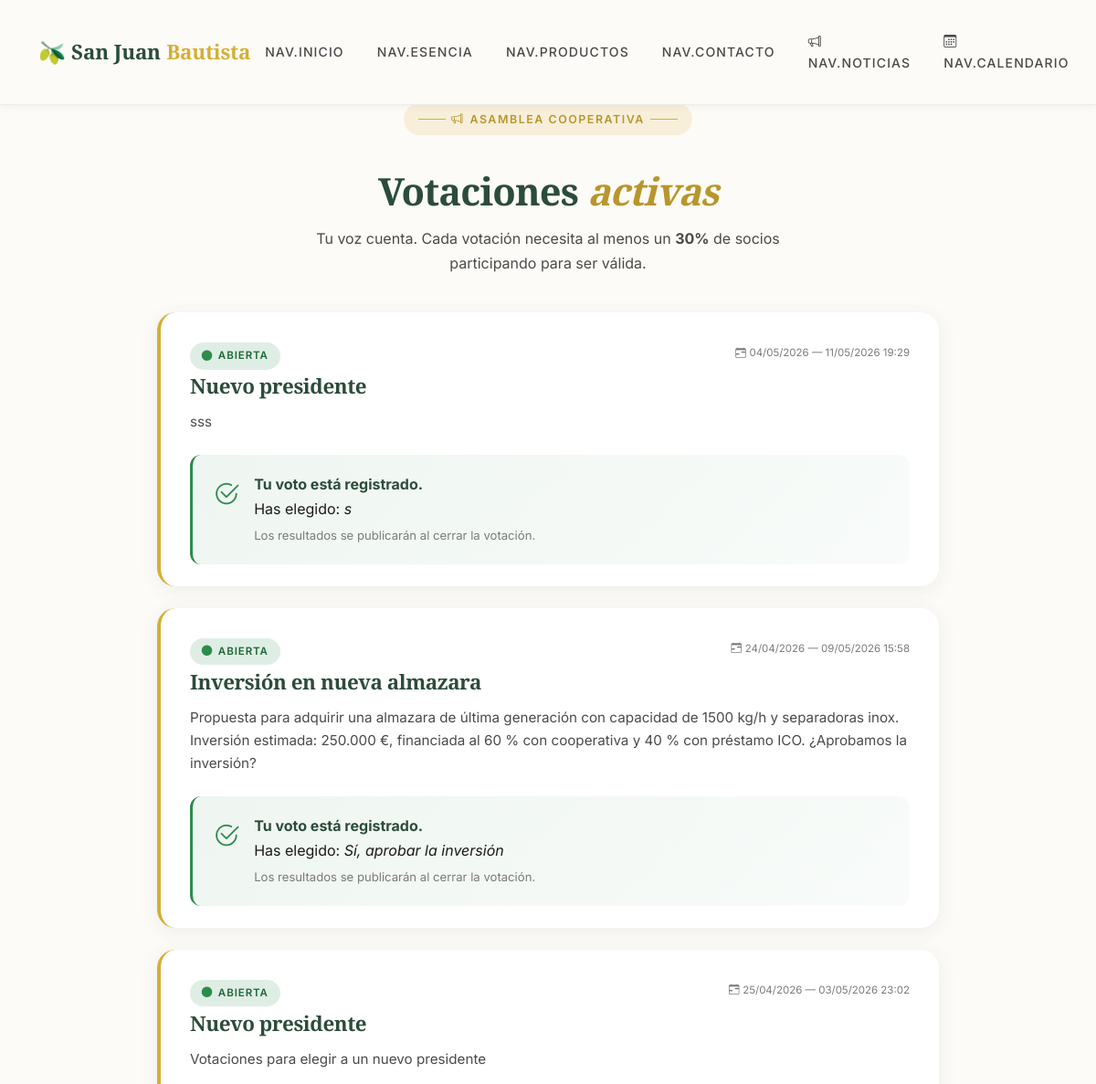
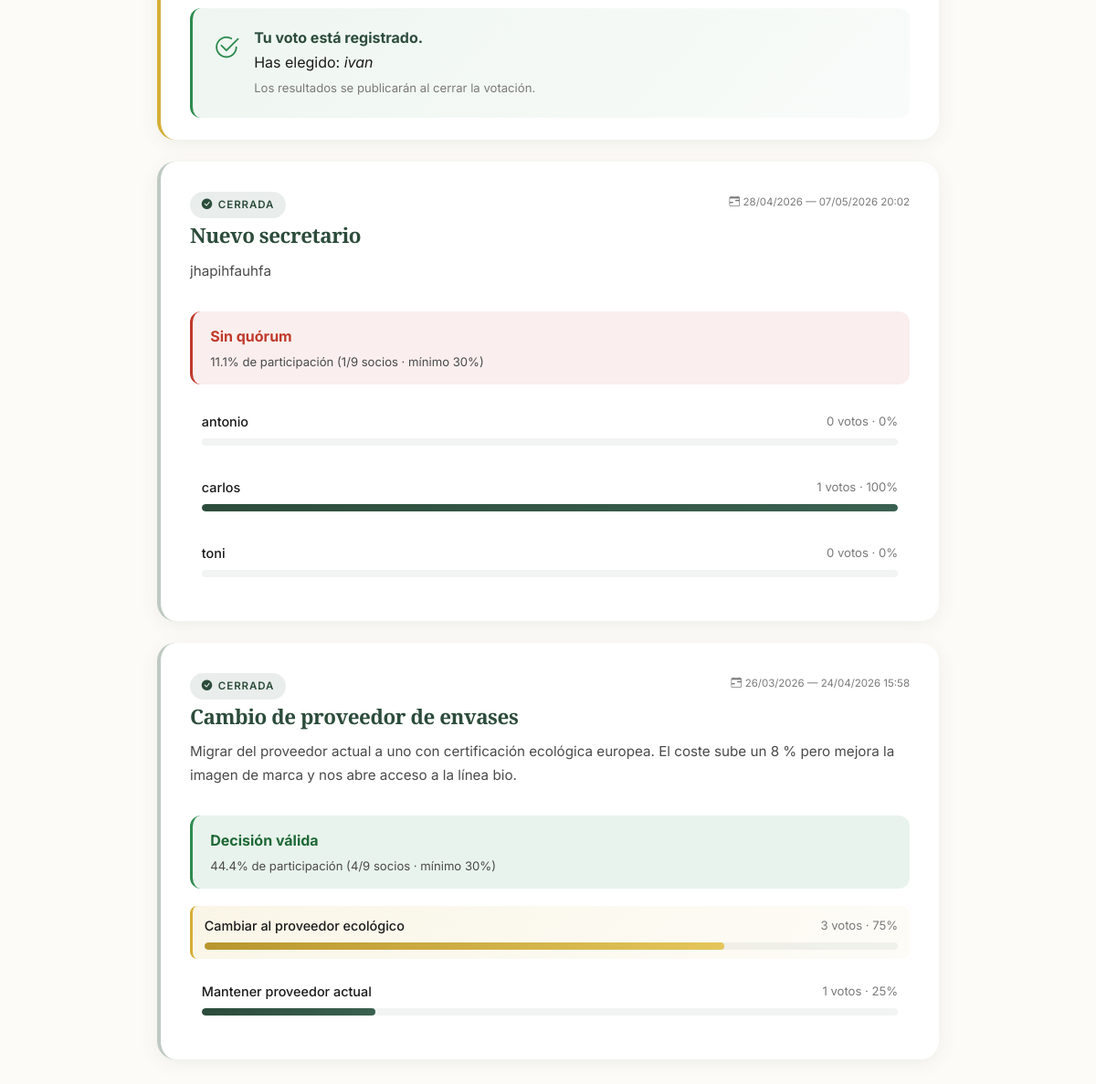
Page /votaciones.php (signed in) on the committed database (2 pictures, top to bottom).
### tables this page shows
CREATE TABLE `votaciones` (
  `id` int(10) unsigned NOT NULL AUTO_INCREMENT,
  `titulo` varchar(150) NOT NULL,
  `descripcion` text DEFAULT NULL,
  `fecha_inicio` datetime NOT NULL,
  `fecha_fin` datetime NOT NULL,
  `estado` enum('borrador','abierta','cerrada') NOT NULL DEFAULT 'borrador' COMMENT 'borrador=admin la prepara · abierta=socios pueden votar · cerrada=resultados visibles',
  `quorum_minimo` tinyint(3) unsigned NOT NULL DEFAULT 30 COMMENT 'Porcentaje de socios necesario para que la decisión sea válida',
  `id_admin_creador` int(10) unsigned NOT NULL,
  `created_at` timestamp NOT NULL DEFAULT current_timestamp(),
  PRIMARY KEY (`id`),
  KEY `fk_votacion_admin` (`id_admin_creador`),
  KEY `idx_votacion_estado` (`estado`),
  KEY `idx_votacion_fechas` (`fecha_inicio`,`fecha_fin`),
  CONSTRAINT `fk_votacion_admin` FOREIGN KEY (`id_admin_creador`) REFERENCES `usuarios` (`id`),
  CONSTRAINT `chk_votacion_fechas` CHECK (`fecha_fin` > `fecha_inicio`)
);

CREATE TABLE `votacion_opciones` (
  `id` int(10) unsigned NOT NULL AUTO_INCREMENT,
  `id_votacion` int(10) unsigned NOT NULL,
  `texto` varchar(120) NOT NULL,
  `orden` tinyint(3) unsigned NOT NULL DEFAULT 0,
  PRIMARY KEY (`id`),
  KEY `idx_opciones_votacion` (`id_votacion`,`orden`),
  CONSTRAINT `fk_opcion_votacion` FOREIGN KEY (`id_votacion`) REFERENCES `votaciones` (`id`) ON DELETE CASCADE
);

### votaciones.php (the view, shortened to what this page needs)
<?php
try {
    $pdo = getConexion();
    $totalSocios = (int) $pdo->query('
        SELECT COUNT(*) FROM usuarios WHERE rol = "socio" AND activo = 1
    ')->fetchColumn();
    $stmtV = $pdo->query('
        SELECT id, titulo, descripcion, fecha_inicio, fecha_fin, estado, quorum_minimo
        FROM votaciones
        WHERE estado IN ("abierta", "cerrada")
        ORDER BY estado ASC, fecha_fin DESC
    ');
    $votaciones = $stmtV->fetchAll();
    $stmtOps     = $pdo->prepare('SELECT id, texto FROM votacion_opciones WHERE id_votacion = :id ORDER BY orden');
    $stmtRes     = $pdo->prepare('
        SELECT vo.id, vo.texto, COUNT(v.id_opcion) AS num_votos
        FROM votacion_opciones vo
        LEFT JOIN votos v ON v.id_opcion = vo.id
        WHERE vo.id_votacion = :id
        GROUP BY vo.id, vo.texto, vo.orden
        ORDER BY vo.orden
    ');
    foreach ($votaciones as &$v) {
        $stmtOps->execute([':id' => $v['id']]);
        $v['opciones'] = $stmtOps->fetchAll();
        if ($v['estado'] === 'cerrada') {
            $stmtRes->execute([':id' => $v['id']]);
            $v['resultados'] = $stmtRes->fetchAll();
        }
    }
} catch (PDOException $e) {
    error_log('Error en votaciones.php: ' . $e->getMessage());
    $votaciones  = [];
    $totalSocios = 0;
    $errorCarga  = 'No se pudieron cargar las votaciones.';
}
require_once 'includes/header.php';
?>
<?php require_once 'includes/navbar.php'; ?>
<main class="container votaciones-main" id="contenido-principal">
    <header class="votaciones-header">
        <span class="hero-label"><i class="bi bi-megaphone"></i> Asamblea cooperativa</span>
        <h1>Votaciones <em>activas</em></h1>
        <p>Tu voz cuenta. Cada votación necesita al menos un <strong><?= $votaciones[0]['quorum_minimo'] ?? 30 ?>%</strong> de socios participando para ser válida.</p>
    </header>
    <?php if (empty($votaciones)): ?>
        <div class="votacion-vacia">
            <i class="bi bi-inbox"></i>
            <p>No hay votaciones por ahora. El administrador te avisará cuando se convoque la próxima asamblea.</p>
        </div>
    <?php else: ?>
        <?php foreach ($votaciones as $v): ?>
            <?php
                $abierta   = $v['estado'] === 'abierta';
                $yaVotó    = $v['mi_opcion'] !== null;
                $finFmt    = date('d/m/Y H:i', strtotime($v['fecha_fin']));
                $inicioFmt = date('d/m/Y', strtotime($v['fecha_inicio']));
            ?>
            <article class="votacion-card <?= $abierta ? 'votacion-abierta' : 'votacion-cerrada' ?>">
                <header class="votacion-card-header">
                    <div>
                        <span class="votacion-estado-badge <?= $v['estado'] ?>">
                            <i class="bi bi-<?= $abierta ? 'circle-fill' : 'check-circle-fill' ?>"></i>
                            <?= $abierta ? 'Abierta' : 'Cerrada' ?>
                        </span>
                        <h2><?= htmlspecialchars($v['titulo']) ?></h2>
                    </div>
                    <div class="votacion-fechas">
                        <small><i class="bi bi-calendar-range"></i></small>
                        <small><?= $inicioFmt ?> — <?= $finFmt ?></small>
                    </div>
                </header>
                <p class="votacion-desc"><?= nl2br(htmlspecialchars($v['descripcion'])) ?></p>
                <?php if ($abierta && $yaVotó): ?>
                    <?php
                        $textoMiOpcion = '';
                        foreach ($v['opciones'] as $op) {
                            if ((int) $op['id'] === (int) $v['mi_opcion']) {
                                $textoMiOpcion = $op['texto'];
                                break;
                            }
                        }
                    ?>
                    <div class="votacion-confirmacion">
                        <i class="bi bi-check2-circle"></i>
                        <div>
                            <strong>Tu voto está registrado.</strong><br>
                            <span>Has elegido: <em><?= htmlspecialchars($textoMiOpcion) ?></em></span><br>
                            <small>Los resultados se publicarán al cerrar la votación.</small>
                        </div>
                    </div>
                <?php else:  ?>
                    <?php
                        $maxVotos = 0;
                        foreach ($v['resultados'] as $r) {
                            if ($r['num_votos'] > $maxVotos) $maxVotos = (int) $r['num_votos'];
                        }
                    ?>
                    <div class="votacion-resultados">
                        <div class="votacion-quorum <?= $v['quorum_alcanzado'] ? 'ok' : 'ko' ?>">
                            <strong><?= $v['quorum_alcanzado'] ? 'Decisión válida' : 'Sin quórum' ?></strong>
                            <span><?= $v['participacion_pct'] ?>% de participación
                                  (<?= $v['total_votos'] ?>/<?= $totalSocios ?> socios · mínimo <?= $v['quorum_minimo'] ?>%)</span>
                        </div>
                        <ul class="votacion-resultados-lista">
                            <?php foreach ($v['resultados'] as $r): ?>
                                <?php
                                    $pct = $v['total_votos'] > 0
                                        ? round($r['num_votos'] * 100 / $v['total_votos'], 1)
                                        : 0;
                                    $ganadora = ($maxVotos > 0 && (int) $r['num_votos'] === $maxVotos);
                                ?>
                                <li class="<?= $ganadora && $v['quorum_alcanzado'] ? 'ganadora' : '' ?>">
                                    <div class="resultado-fila">
                                        <span class="resultado-texto"><?= htmlspecialchars($r['texto']) ?></span>
                                        <span class="resultado-numero"><?= (int) $r['num_votos'] ?> votos · <?= $pct ?>%</span>
                                    </div>
                                    <div class="resultado-barra"><span style="width: <?= $pct ?>%"></span></div>
                                </li>
                            <?php endforeach; ?>
                        </ul>
                    </div>
                <?php endif; ?>
            </article>
        <?php endforeach; ?>
    <?php endif; ?>
</main>
</body>
</html>

### rows in the picture
votaciones: quorum_minimo "30", estado "ABIERTA", titulo "Nuevo presidente", fecha_inicio "04/05/2026", fecha_fin "11/05/2026 19:29", descripcion "sss"
votacion_opciones: texto "s"
votaciones: estado "ABIERTA", titulo "Inversión en nueva almazara", fecha_inicio "24/04/2026", fecha_fin "09/05/2026 15:58", descripcion "Propuesta para adquirir una almazara de última generación con capacidad de 1500 kg/h y separadoras inox. Inversión estimada: 250.000 €, financiada al 60 % con cooperativa y 40 % con préstamo ICO. ¿Aprobamos la inversión?"
votacion_opciones: texto "Sí, aprobar la inversión"
votaciones: estado "ABIERTA", titulo "Nuevo presidente", fecha_inicio "25/04/2026", fecha_fin "03/05/2026 23:02", descripcion "Votaciones para elegir a un nuevo presidente"
votacion_opciones: texto "ivan"
votaciones: estado "CERRADA", titulo "Nuevo secretario", fecha_inicio "28/04/2026", fecha_fin "07/05/2026 20:02", descripcion "jhapihfauhfa", shows "Sin quórum", participacion_pct "11.1", total_votos "1", totalSocios "9", quorum_minimo "30"
votacion_opciones: texto "antonio", num_votos "0", pct "0"
votacion_opciones: texto "carlos", num_votos "1", pct "100"
votacion_opciones: texto "toni", num_votos "0", pct "0"
votaciones: estado "CERRADA", titulo "Cambio de proveedor de envases", fecha_inicio "26/03/2026", fecha_fin "24/04/2026 15:58", descripcion "Migrar del proveedor actual a uno con certificación ecológica europea. El coste sube un 8 % pero mejora la imagen de marca y nos abre acceso a la línea bio.", shows "Decisión válida", participacion_pct "44.4", total_votos "4", totalSocios "9", quorum_minimo "30"
votacion_opciones: texto "Cambiar al proveedor ecológico", num_votos "3", pct "75"
votacion_opciones: texto "Mantener proveedor actual", num_votos "1", pct "25"

### other values in the picture
t('nav.inicio') "NAV.INICIO"
t('nav.esencia') "NAV.ESENCIA"
t('nav.productos') "NAV.PRODUCTOS"
t('nav.contacto') "NAV.CONTACTO"
t('nav.noticias') "NAV.NOTICIAS"
t('nav.calendario') "NAV.CALENDARIO"
